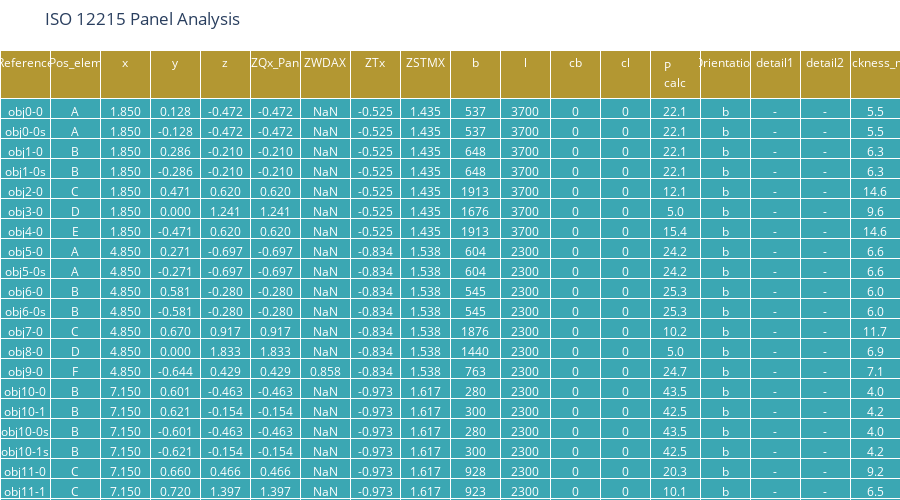

The notebook cell this image was saved under:
### Code cell
res = panels_
trace4 = go.Table(
    header=dict(values=res.columns,
                fill_color='#b39732',
                line_color='white',
                font=dict(color='white'),
                #align=['left','left','left','center','center','center'],
               ),
    cells=dict(#values=materiauTable.transpose().values.tolist(),
                values = res.transpose().values.tolist(),
                fill_color='#3ba7b3',
                line_color='white',
                font=dict(color='white'),
                #align=['left','left','center'],
                format = [None,None,".3f",".3f",".3f",".3f",".3f",".3f",".3f",".0f",".0f",".0f",".0f",".1f","","","",".1f"],
                ),
    #columnwidth = [110,150,550]
    )
layout4 = go.Layout(title='ISO 12215 Panel Analysis',
                    #width=800,
                    height=500,
                    margin=dict(
                                l=0,
                                r=0,
                                b=0,
                                t=50,
                                pad=0
                                ),
                   )
panel_table = go.FigureWidget(data=[trace4], layout=layout4)
#panel_table.show(renderer='notebook')
panel_table.show()

### Figure 1 — Plotly figure (JSON) as saved in the notebook; plotly's stock layout.template omitted (floating-point values rounded to 4 significant figures; data arrays with more than 128 entries replaced by an {"elided": "..."} marker saying what was removed)
{"data": [{"cells": {"fill": {"color": "#3ba7b3"}, "font": {"color": "white"}, "format": [null, null, ".3f", ".3f", ".3f", ".3f", ".3f", ".3f", ".3f", ".0f", ".0f", ".0f", ".0f", ".1f", "", "", "", ".1f"], "line": {"color": "white"}, "values": {"elided": "18x88 mixed values"}}, "header": {"fill": {"color": "#b39732"}, "font": {"color": "white"}, "line": {"color": "white"}, "values": ["Reference", "Pos_elem", "x", "y", "z", "ZQx_Pan", "ZWDAX", "ZTx", "ZSTMX", "b", "l", "cb", "cl", "P calc", "Orientation", "detail1", "detail2", "Thickness_min"]}, "type": "table", "uid": "17d37417-87a9-421a-a7e7-7f5d5cc6b243"}], "layout": {"height": 500, "margin": {"b": 0, "l": 0, "pad": 0, "r": 0, "t": 50}, "title": {"text": "ISO 12215 Panel Analysis"}}}
